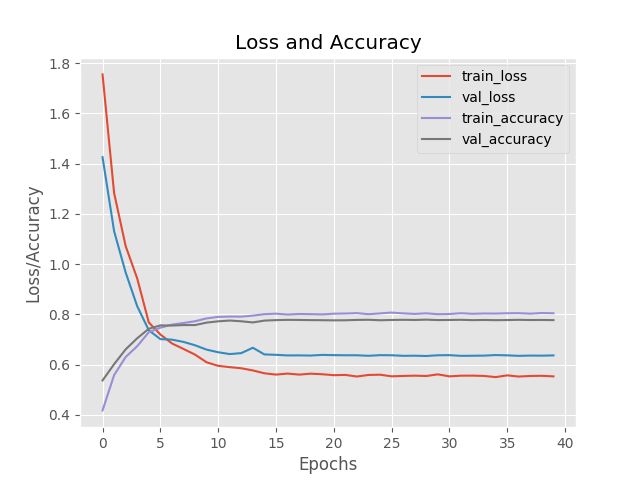

Python code for this plot:
import matplotlib
matplotlib.use("Agg")

from dl_cv.neuralnetwork import MiniVGGNet
from sklearn.metrics import classification_report
from sklearn.preprocessing import LabelBinarizer
from sklearn.model_selection import train_test_split
from keras.optimizers import SGD
from keras.datasets import cifar10
from keras.callbacks import LearningRateScheduler
import numpy as np 
from matplotlib import pyplot as plt 
import argparse

ap = argparse.ArgumentParser()
ap.add_argument("-o", "--output", required=True, help="Path of output")
ap.add_argument("-t", "--type", default="Standard", help="Type of learning rate schedule")
args = vars(ap.parse_args())

def step_decay(epoch):
    initAlpha = 0.01
    factor = 0.25
    dropEvery = 5

    alpha = initAlpha * (factor ** np.floor((1 + epoch)/dropEvery))

    return float(alpha)

# Load dataset
print("[INFO] Loading dataset")
(trainX, trainY),(testX, testY) = cifar10.load_data()
trainX, validX, trainY, validY = train_test_split(trainX, trainY, test_size=0.175)
trainX = trainX.reshape(trainX.shape[0], 32, 32, 3)
testX = testX.reshape(testX.shape[0], 32, 32, 3)
validX = validX.reshape(validX.shape[0], 32, 32, 3)
trainX = trainX.astype("float") / 255.0
testX = testX.astype("float") / 255.0
validX = validX.astype("float") / 255.0

lb = LabelBinarizer()
trainY = lb.fit_transform(trainY)
testY = lb.fit_transform(testY)
validY = lb.fit_transform(validY)

label_name = ["airplane", "automobile", "bird", "cat", "deer", "dog", "frog", "horse", "ship", "truck"]

# Build model
## improve accuracy and avoid overfitting technique
## by using learning rate schedule: 
## Standard -> change(decrease) learning rate every epochs
if args["type"] == "Standard":
    sgd = SGD(lr=0.01, decay=0.01/40, momentum=0.9, nesterov=True)
    callbacks = []

## Step-based -> change learning rate in specific epochs
if args["type"] == "Step-based":
    sgd = SGD(lr=0.01, momentum=0.9, nesterov=True)
    callbacks = [LearningRateScheduler(step_decay)]
model = MiniVGGNet.build(width=32, height=32, depth=3, classes=10)
model.compile(optimizer=sgd, loss="categorical_crossentropy", metrics=["accuracy"])

# Train model
print("[INFO] Training model")
H = model.fit(trainX, trainY, validation_data=(validX, validY), callbacks=callbacks, epochs=40, batch_size=64, verbose=1)

# Evaluate model
print("[INFO] Evaluating model")
predictions = model.predict(testX, batch_size=64)
print(classification_report(testY.argmax(axis=1), predictions.argmax(axis=1), target_names=label_name))

# Plot accuracy/loss
plt.style.use("ggplot")
plt.figure()
plt.plot(np.arange(0, 40), H.history["loss"], label="train_loss")
plt.plot(np.arange(0, 40), H.history["val_loss"], label="val_loss")
plt.plot(np.arange(0, 40), H.history["acc"], label="train_accuracy")
plt.plot(np.arange(0, 40), H.history["val_acc"], label="val_accuracy")
plt.title("Loss and Accuracy")
plt.xlabel("Epochs")
plt.ylabel("Loss/Accuracy")
plt.legend()
plt.savefig("minivggnet_cifar10.png")
plt.show()